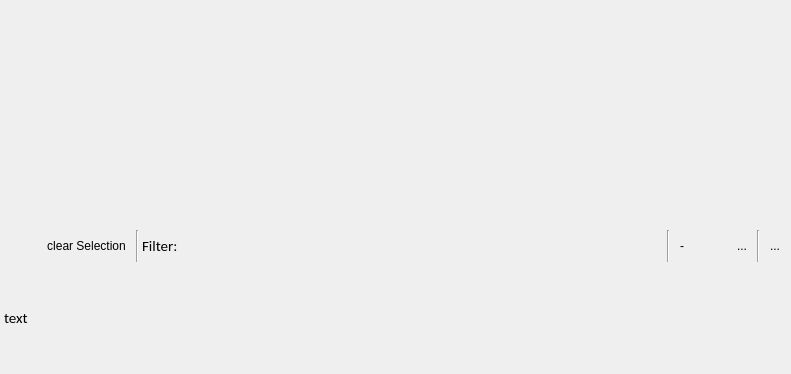
<?xml version="1.0" encoding="UTF-8"?>
<ui version="4.0">
 <class>DataView</class>
 <widget class="QWidget" name="DataView">
  <property name="geometry">
   <rect>
    <x>0</x>
    <y>0</y>
    <width>791</width>
    <height>374</height>
   </rect>
  </property>
  <property name="windowTitle">
   <string>Form</string>
  </property>
  <layout class="QVBoxLayout" name="verticalLayout">
   <property name="leftMargin">
    <number>4</number>
   </property>
   <property name="topMargin">
    <number>4</number>
   </property>
   <property name="rightMargin">
    <number>4</number>
   </property>
   <property name="bottomMargin">
    <number>4</number>
   </property>
   <item>
    <widget class="QLabel" name="uiTitleLbl">
     <property name="text">
      <string/>
     </property>
    </widget>
   </item>
   <item>
    <layout class="QVBoxLayout" name="uiMainVlay">
     <property name="spacing">
      <number>6</number>
     </property>
     <property name="topMargin">
      <number>0</number>
     </property>
     <item>
      <layout class="QHBoxLayout" name="uiAdditionalLayout1"/>
     </item>
     <item>
      <layout class="QHBoxLayout" name="uiHeaderHley">
       <property name="spacing">
        <number>3</number>
       </property>
       <property name="topMargin">
        <number>0</number>
       </property>
       <item>
        <widget class="QToolButton" name="uiSelectAllTbtn">
         <property name="text">
          <string/>
         </property>
         <property name="icon">
          <iconset resource="../resources.qrc">
           <normaloff>:/svg/resources/icons/mActionSelectAllRows.svg</normaloff>:/svg/resources/icons/mActionSelectAllRows.svg</iconset>
         </property>
         <property name="iconSize">
          <size>
           <width>25</width>
           <height>25</height>
          </size>
         </property>
         <property name="autoRaise">
          <bool>true</bool>
         </property>
        </widget>
       </item>
       <item>
        <widget class="QToolButton" name="uiClearSelectionPbtn">
         <property name="text">
          <string>clear Selection</string>
         </property>
         <property name="icon">
          <iconset resource="../resources.qrc">
           <normaloff>:/svg/resources/icons/mActionDeselectAllRows.svg</normaloff>:/svg/resources/icons/mActionDeselectAllRows.svg</iconset>
         </property>
         <property name="iconSize">
          <size>
           <width>25</width>
           <height>25</height>
          </size>
         </property>
         <property name="autoRaise">
          <bool>true</bool>
         </property>
        </widget>
       </item>
       <item>
        <widget class="Line" name="uiSeparator02">
         <property name="orientation">
          <enum>Qt::Vertical</enum>
         </property>
        </widget>
       </item>
       <item>
        <widget class="QLabel" name="uiFilterLbl">
         <property name="font">
          <font>
           <family>Calibri</family>
           <pointsize>11</pointsize>
          </font>
         </property>
         <property name="text">
          <string>Filter:</string>
         </property>
        </widget>
       </item>
       <item>
        <layout class="QHBoxLayout" name="uiFilterHlay"/>
       </item>
       <item>
        <spacer name="horizontalSpacer">
         <property name="orientation">
          <enum>Qt::Horizontal</enum>
         </property>
         <property name="sizeHint" stdset="0">
          <size>
           <width>40</width>
           <height>20</height>
          </size>
         </property>
        </spacer>
       </item>
       <item>
        <widget class="Line" name="uiSeparator03">
         <property name="orientation">
          <enum>Qt::Vertical</enum>
         </property>
        </widget>
       </item>
       <item>
        <widget class="QToolButton" name="uiDeleteDataTbtn">
         <property name="sizePolicy">
          <sizepolicy hsizetype="Fixed" vsizetype="Fixed">
           <horstretch>0</horstretch>
           <verstretch>0</verstretch>
          </sizepolicy>
         </property>
         <property name="minimumSize">
          <size>
           <width>0</width>
           <height>0</height>
          </size>
         </property>
         <property name="maximumSize">
          <size>
           <width>16777215</width>
           <height>16777215</height>
          </size>
         </property>
         <property name="text">
          <string>-</string>
         </property>
         <property name="icon">
          <iconset resource="../resources.qrc">
           <normaloff>:/svg/resources/icons/minus_red.svg</normaloff>:/svg/resources/icons/minus_red.svg</iconset>
         </property>
         <property name="iconSize">
          <size>
           <width>25</width>
           <height>25</height>
          </size>
         </property>
         <property name="autoRaise">
          <bool>true</bool>
         </property>
        </widget>
       </item>
       <item>
        <widget class="QToolButton" name="uiAddDataTbtn">
         <property name="minimumSize">
          <size>
           <width>0</width>
           <height>0</height>
          </size>
         </property>
         <property name="maximumSize">
          <size>
           <width>16777215</width>
           <height>16777215</height>
          </size>
         </property>
         <property name="text">
          <string/>
         </property>
         <property name="icon">
          <iconset resource="../resources.qrc">
           <normaloff>:/svg/resources/icons/plus_green.svg</normaloff>:/svg/resources/icons/plus_green.svg</iconset>
         </property>
         <property name="iconSize">
          <size>
           <width>25</width>
           <height>25</height>
          </size>
         </property>
         <property name="autoRaise">
          <bool>true</bool>
         </property>
        </widget>
       </item>
       <item>
        <widget class="QToolButton" name="uiEditDataTbtn">
         <property name="sizePolicy">
          <sizepolicy hsizetype="Fixed" vsizetype="Fixed">
           <horstretch>0</horstretch>
           <verstretch>0</verstretch>
          </sizepolicy>
         </property>
         <property name="minimumSize">
          <size>
           <width>0</width>
           <height>0</height>
          </size>
         </property>
         <property name="maximumSize">
          <size>
           <width>16777215</width>
           <height>16777215</height>
          </size>
         </property>
         <property name="text">
          <string>...</string>
         </property>
         <property name="icon">
          <iconset resource="../resources.qrc">
           <normaloff>:/svg/resources/icons/edit_yellow.svg</normaloff>:/svg/resources/icons/edit_yellow.svg</iconset>
         </property>
         <property name="iconSize">
          <size>
           <width>25</width>
           <height>25</height>
          </size>
         </property>
         <property name="autoRaise">
          <bool>true</bool>
         </property>
        </widget>
       </item>
       <item>
        <widget class="Line" name="uiSeparator01">
         <property name="orientation">
          <enum>Qt::Vertical</enum>
         </property>
        </widget>
       </item>
       <item>
        <widget class="QToolButton" name="uiToolsTbtn">
         <property name="minimumSize">
          <size>
           <width>0</width>
           <height>0</height>
          </size>
         </property>
         <property name="maximumSize">
          <size>
           <width>16777215</width>
           <height>16777215</height>
          </size>
         </property>
         <property name="text">
          <string>...</string>
         </property>
         <property name="icon">
          <iconset resource="../resources.qrc">
           <normaloff>:/svg/resources/icons/hamburger.svg</normaloff>:/svg/resources/icons/hamburger.svg</iconset>
         </property>
         <property name="iconSize">
          <size>
           <width>25</width>
           <height>25</height>
          </size>
         </property>
         <property name="popupMode">
          <enum>QToolButton::InstantPopup</enum>
         </property>
         <property name="autoRaise">
          <bool>true</bool>
         </property>
        </widget>
       </item>
      </layout>
     </item>
     <item>
      <layout class="QHBoxLayout" name="uiAdditionalLayoutHlay2"/>
     </item>
     <item>
      <layout class="QHBoxLayout" name="uiTableAreaHlay">
       <property name="spacing">
        <number>2</number>
       </property>
       <property name="topMargin">
        <number>0</number>
       </property>
       <property name="rightMargin">
        <number>0</number>
       </property>
       <item>
        <layout class="QVBoxLayout" name="uiTableVlay">
         <property name="spacing">
          <number>2</number>
         </property>
         <property name="topMargin">
          <number>0</number>
         </property>
         <property name="rightMargin">
          <number>0</number>
         </property>
         <property name="bottomMargin">
          <number>0</number>
         </property>
        </layout>
       </item>
      </layout>
     </item>
     <item>
      <layout class="QHBoxLayout" name="uiFooterHlay" stretch="0,1,0">
       <property name="spacing">
        <number>0</number>
       </property>
       <property name="sizeConstraint">
        <enum>QLayout::SetMaximumSize</enum>
       </property>
       <property name="leftMargin">
        <number>0</number>
       </property>
       <property name="topMargin">
        <number>0</number>
       </property>
       <property name="rightMargin">
        <number>0</number>
       </property>
       <item>
        <layout class="QVBoxLayout" name="uiFooterSubVlay">
         <property name="spacing">
          <number>0</number>
         </property>
         <property name="rightMargin">
          <number>0</number>
         </property>
         <property name="bottomMargin">
          <number>0</number>
         </property>
         <item>
          <layout class="QHBoxLayout" name="horizontalLayout">
           <property name="rightMargin">
            <number>0</number>
           </property>
           <item>
            <widget class="QLabel" name="uiTableFooterTextLbl">
             <property name="font">
              <font>
               <family>Calibri</family>
               <pointsize>11</pointsize>
              </font>
             </property>
             <property name="text">
              <string>text</string>
             </property>
            </widget>
           </item>
           <item>
            <widget class="QLabel" name="uiTableFooterTextSelectedLbl">
             <property name="text">
              <string/>
             </property>
            </widget>
           </item>
          </layout>
         </item>
         <item>
          <spacer name="uiSpacer1">
           <property name="orientation">
            <enum>Qt::Vertical</enum>
           </property>
           <property name="sizeType">
            <enum>QSizePolicy::Maximum</enum>
           </property>
           <property name="sizeHint" stdset="0">
            <size>
             <width>20</width>
             <height>0</height>
            </size>
           </property>
          </spacer>
         </item>
        </layout>
       </item>
       <item>
        <spacer name="uiSpacer3">
         <property name="orientation">
          <enum>Qt::Horizontal</enum>
         </property>
         <property name="sizeType">
          <enum>QSizePolicy::Expanding</enum>
         </property>
         <property name="sizeHint" stdset="0">
          <size>
           <width>40</width>
           <height>20</height>
          </size>
         </property>
        </spacer>
       </item>
       <item>
        <layout class="QVBoxLayout" name="uiFooterLinesVlay">
         <property name="sizeConstraint">
          <enum>QLayout::SetMinimumSize</enum>
         </property>
         <property name="rightMargin">
          <number>0</number>
         </property>
         <item>
          <spacer name="uiSpacer2">
           <property name="orientation">
            <enum>Qt::Vertical</enum>
           </property>
           <property name="sizeType">
            <enum>QSizePolicy::Maximum</enum>
           </property>
           <property name="sizeHint" stdset="0">
            <size>
             <width>20</width>
             <height>10</height>
            </size>
           </property>
          </spacer>
         </item>
        </layout>
       </item>
      </layout>
     </item>
    </layout>
   </item>
  </layout>
 </widget>
 <tabstops>
  <tabstop>uiAddDataTbtn</tabstop>
  <tabstop>uiEditDataTbtn</tabstop>
  <tabstop>uiToolsTbtn</tabstop>
 </tabstops>
 <resources>
  <include location="../resources.qrc"/>
 </resources>
 <connections/>
</ui>
